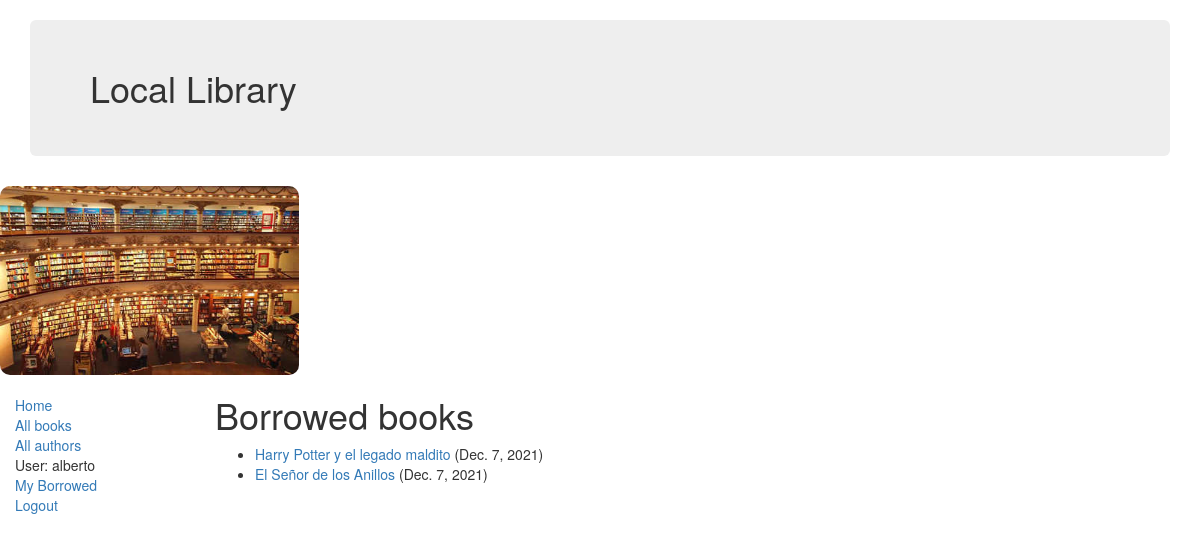
/catalog/mybooks/ (signed in), run on the app's committed database.
### catalog/models.py (models this page shows, shortened)
class BookInstance(models.Model):
    id = models.UUIDField(primary_key=True, default=uuid.uuid4, help_text="ID único para este libro particular en toda la biblioteca")
    book = models.ForeignKey('Book', on_delete=models.SET_NULL, null=True)
    borrower = models.ForeignKey(User, on_delete=models.SET_NULL, null=True, blank=True)
    imprint = models.CharField(max_length=200)
    due_back = models.DateField(null=True, blank=True)
    LOAN_STATUS = (
        ('m', 'Maintenance'),
        ('o', 'On loan'),
        ('a', 'Available'),
        ('r', 'Reserved'),
        )
    status = models.CharField(max_length=1, choices=LOAN_STATUS, blank=True, default='m', help_text='Disponibilidad del libro')

class Book(models.Model):
    title = models.CharField(max_length=200)
    author = models.ForeignKey('Author', on_delete=models.SET_NULL, null=True)
    summary = models.TextField(max_length=1000, help_text="Ingrese una breve descripción del libro")
    isbn = models.CharField('ISBN',max_length=13, help_text='13 Caracteres <a href="https://www.isbn-international.org/content/what-isbn">ISBN number</a>')
    genre = models.ManyToManyField(Genre, help_text="Seleccione un genero para este libro")

### catalog/views.py (the view)
class LoanedBooksByUserListView(LoginRequiredMixin,generic.ListView):
    model = BookInstance
    template_name ='catalog/bookinstance_list_borrowed_user.html'
    paginate_by = 10
    def get_queryset(self):
        return BookInstance.objects.filter(borrower=self.request.user).filter(status__exact='o').order_by('due_back')

### catalog/templates/catalog/bookinstance_list_borrowed_user.html
{% extends "base_generic.html" %}
{% block content %}
    <h1>Borrowed books</h1>
    {% if bookinstance_list %}
    <ul>
      {% for bookinst in bookinstance_list %}
      <li class="{% if bookinst.is_overdue %}text-danger{% endif %}">
        <a href="{% url 'book-detail' bookinst.book.pk %}">{{bookinst.book.title}}</a> ({{ bookinst.due_back }})
      </li>
      {% endfor %}
    </ul>
    {% else %}
      <p>There are no books borrowed.</p>
    {% endif %}
{% endblock %}

### catalog/templates/base_generic.html (shortened to what this page needs)
<!DOCTYPE html>
<html lang="en">
<head>
  <link rel="stylesheet" href="https://maxcdn.bootstrapcdn.com/bootstrap/3.3.7/css/bootstrap.min.css">
  {% load static %}
  <link rel="stylesheet" href="{% static 'css/styles.css' %}">
</head>
<body>
  <header class="container">
  <h1 class="jumbotron">{% block encabezado %}Local Library{% endblock %}</h1>
  </header>
  <img class="lib" src="{% static 'img/lib.jpg' %}" alt="My image" style="width:299px;height:189px;"/>
  <div class="container-fluid">
    <div class="row">
      <div class="col-sm-2">
        {% block sidebar %}
        <ul class="sidebar-nav">
          <li><a href="{% url 'index' %}">Home</a></li>
          <li><a href="{% url 'books' %}">All books</a></li>
          <li><a href="{% url 'authors' %}">All authors</a></li>
          {% if user.is_authenticated %}
          <li>User: {{ user.get_username }}</li>
          <li><a href="{% url 'my-borrowed' %}">My Borrowed</a></li>
          <li><a href="{% url 'logout'%}?next={{request.path}}">Logout</a></li>
          {% else %}
          <li><a href="{% url 'login'%}?next={{request.path}}">Login</a></li>
          {% endif %}
        </ul>
        {% endblock %}
      </div>
      <div class="col-sm-10 ">
        {% block content %}{% endblock %}
      </div>
    </div>
  </div>
</body>
</html>

### catalog/static/css/styles.css (style rules this page uses)
.sidebar-nav { margin-top: 20px; padding: 0; list-style: none; }
.lib { border-radius: 10px; align-content: center; }

### data on the page
BookInstance: book "Harry Potter y el legado maldito", due_back "Dec. 7, 2021"
BookInstance: book "El Señor de los Anillos", due_back "Dec. 7, 2021"

### other printed values
{{ user.get_username }} "alberto"
